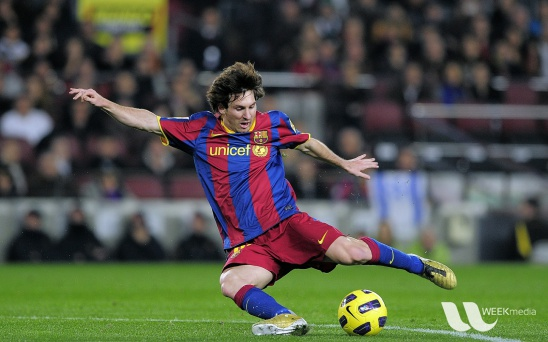
#> input picture 04-OpenCV/01-OpenCV_Python_1/data/messi5.jpg, 548 x 342 px
$ python P11_createGaussianNoise.py
#> lines starting #> are read from the running program, lines starting #| are printed output that depends on the picture
import cv2 as cv
import numpy as np
from matplotlib import pyplot as plt

img = cv.imread('data/messi5.jpg')
#> img is the input picture: shape (342, 548, 3); mean B, G, R 72.4, 86, 82.2
# 为了避免计算溢出 (uint8 加法超过 255 会回卷)，先转换为浮点数
img_float = img.astype(np.float32)

# 1. 生成高斯噪声矩阵
# 参数: (均值, 标准差, 形状)
# mean = 0: 噪声平均值为 0，不改变图像整体亮度
# sigma = 25: 标准差越大，噪声越明显
mean = 0
sigma = 25
noise = np.random.normal(mean, sigma, img_float.shape)

# 2. 将噪声叠加到图像上
noisy_img = img_float + noise
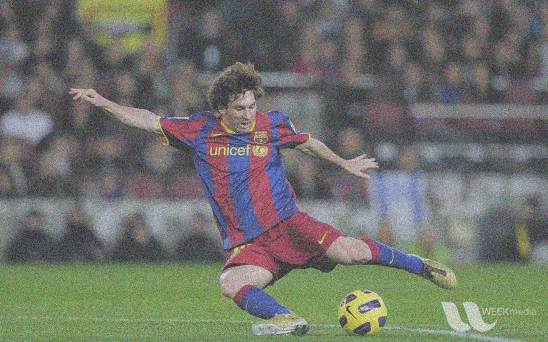
#> noisy_img: shape (342, 548, 3) float64; mean B, G, R 72.5, 86.2, 82.2; drawn with min black and max white

# 3. 截断与转换 (非常重要!)
# 加法可能导致像素值 < 0 或 > 255，需要用 clip 限制范围
noisy_img = np.clip(noisy_img, 0, 255)
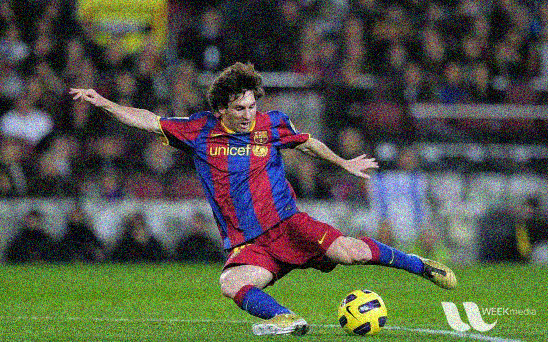
#> noisy_img: shape (342, 548, 3) float64; mean B, G, R 73, 86.7, 82.8
# 转回 uint8 以便显示
noisy_img = noisy_img.astype(np.uint8)

# 显示
plt.figure(figsize=(10, 5))
plt.subplot(121), plt.imshow(cv.cvtColor(img, cv.COLOR_BGR2RGB)), plt.title('Original')
plt.subplot(122), plt.imshow(cv.cvtColor(noisy_img, cv.COLOR_BGR2RGB)), plt.title('Gaussian Noise')
plt.show()
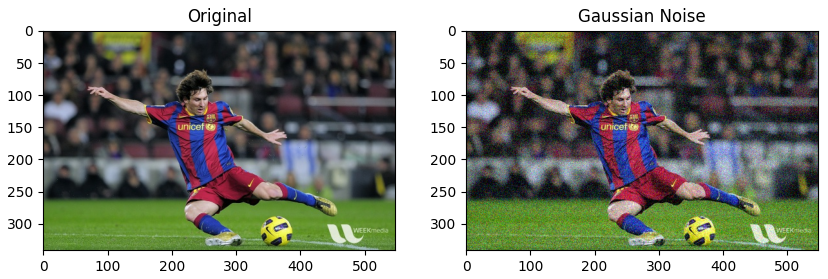
#> figure drawn by matplotlib, 2 panels
